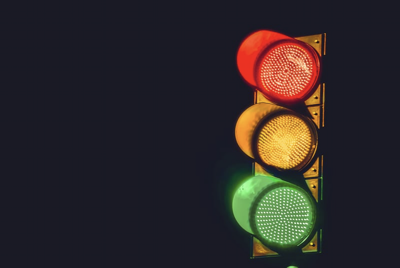
#> input picture visionCode/sampleImages/road47.png, 400 x 268 px, found by its file name
$ python blobDetection.py
#> lines starting #> are read from the running program, lines starting #| are printed output that depends on the picture
from audioop import avg
from ssl import CHANNEL_BINDING_TYPES
import cv2
import numpy as np
from sympy import im

# Import images

# [69 lines left out: functions image2Blob_RGB, image2Blob_HSV, not called in this run]

def cleanNoise(imgPath):
    # https://docs.opencv.org/4.x/d4/d13/tutorial_py_filtering.html
#> called with imgPath = './visionCode/sampleImages/road47.png'
    img = cv2.imread(imgPath)
#> img is the input picture: shape (268, 400, 3); mean B, G, R 41.2, 40.1, 45.7

    shape = img.shape
#> shape = (268, 400, 3)
    print("Image size: ", shape)
#| Image size:  (268, 400, 3)

    grayImg = cv2.cvtColor(img, cv2.COLOR_BGR2GRAY)
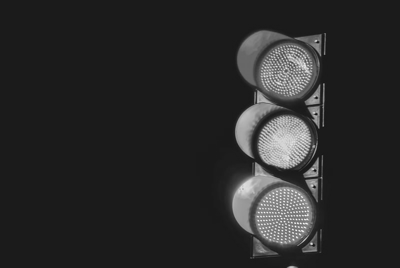
#> grayImg: shape (268, 400); min 18, max 246, mean 41.7

    noisy = sp_noise(grayImg, 0.04)
#> in sp_noise, `image[probs > 1 - (prob / 2)] = white`:
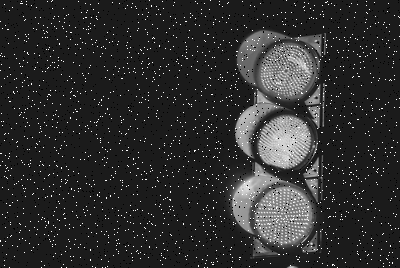
#> image: shape (268, 400); min 0, max 255, mean 45.2

    kernel = (7,7) # Kernel, how many pixels will be blured at the same time
    gausBlur = cv2.GaussianBlur(noisy, kernel, 0) # O std
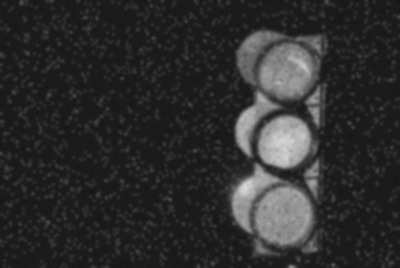
#> gausBlur: shape (268, 400); min 20, max 214, mean 45.2

    avgBlur = cv2.blur(noisy, kernel)

    # Merge all images into a sigle one
    row1 = np.concatenate((grayImg, noisy), axis= 1)
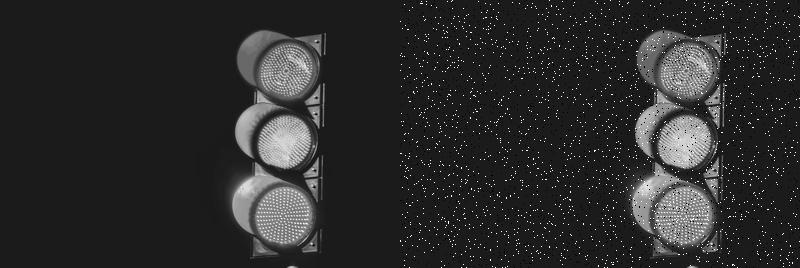
#> row1: shape (268, 800); min 0, max 255, mean 43.5
    row2 = np.concatenate((gausBlur, avgBlur), axis= 1)
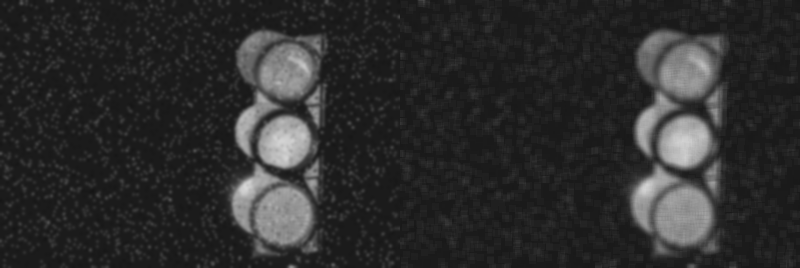
#> row2: shape (268, 800); min 20, max 214, mean 45.2
    all = np.concatenate((row1, row2), axis= 0)
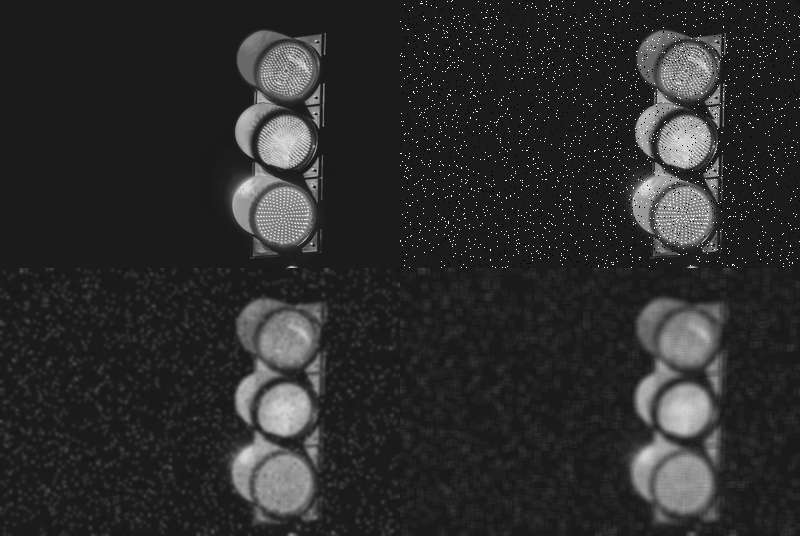
#> all: shape (536, 800); min 0, max 255, mean 44.3

    cv2.imshow("Image noise", all)

    cv2.waitKey(0)

def sp_noise(image, prob):
    '''
    Add salt and pepper noise to image
    prob: Probability of the noise
    from: https://gist.github.com/lucaswiman/1e877a164a69f78694f845eab45c381a
    '''
    image = image.copy()
    if len(image.shape) == 2:
        black = 0
        white = 255
    else:
        colorspace = image.shape[2]
        if colorspace == 3:  # RGB
            black = np.array([0, 0, 0], dtype='uint8')
            white = np.array([255, 255, 255], dtype='uint8')
        else:  # RGBA
            black = np.array([0, 0, 0, 255], dtype='uint8')
            white = np.array([255, 255, 255, 255], dtype='uint8')
    probs = np.random.random(image.shape[:2])
    image[probs < (prob / 2)] = black
    image[probs > 1 - (prob / 2)] = white
    return image

# [26 lines left out: functions addNoise2Gray, addNoise, not called in this run]

if __name__ == "__main__":
    path = r"./visionCode/sampleImages/road47.png"

    #image2Blob_HSV(path)

    cleanNoise(path)

$ run again, with visionCode/sampleImages/road149.png copied over visionCode/sampleImages/road47.png
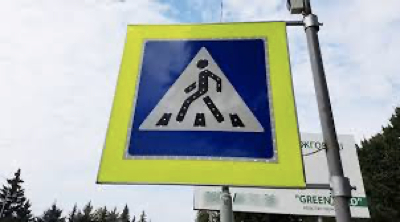
#> input picture visionCode/sampleImages/road149.png, 400 x 222 px, found by its file name
#> in cleanNoise, img is the input picture: shape (222, 400, 3); mean B, G, R 165.1, 172, 164.6
#| Image size:  (222, 400, 3)
#> in cleanNoise, `row2 = np.concatenate((gausBlur, avgBlur), axis= 1)`:
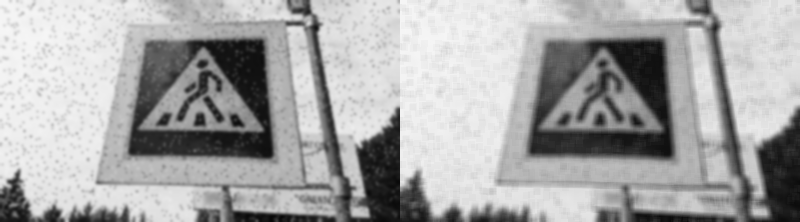
#> row2: shape (222, 800); min 7, max 246, mean 167.3
#> in cleanNoise, `all = np.concatenate((row1, row2), axis= 0)`:
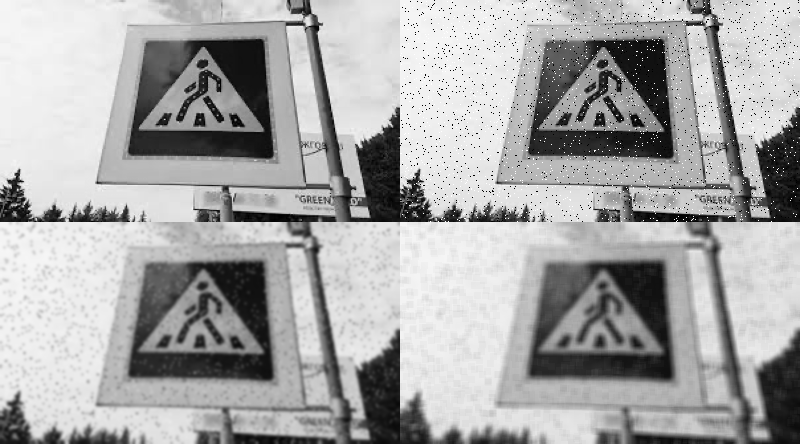
#> all: shape (444, 800); min 0, max 255, mean 167.7

$ run again, with visionCode/sampleImages/road151.png copied over visionCode/sampleImages/road47.png
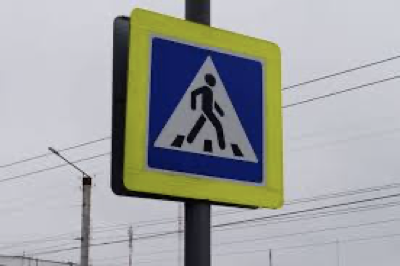
#> input picture visionCode/sampleImages/road151.png, 400 x 266 px, found by its file name
#> in cleanNoise, img is the input picture: shape (266, 400, 3); mean B, G, R 162, 161.9, 159.7
#| Image size:  (266, 400, 3)
#> in cleanNoise, `row2 = np.concatenate((gausBlur, avgBlur), axis= 1)`:
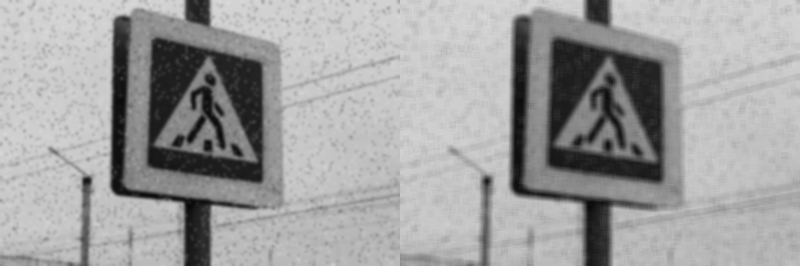
#> row2: shape (266, 800); min 7, max 218, mean 159.9
#> in cleanNoise, `all = np.concatenate((row1, row2), axis= 0)`:
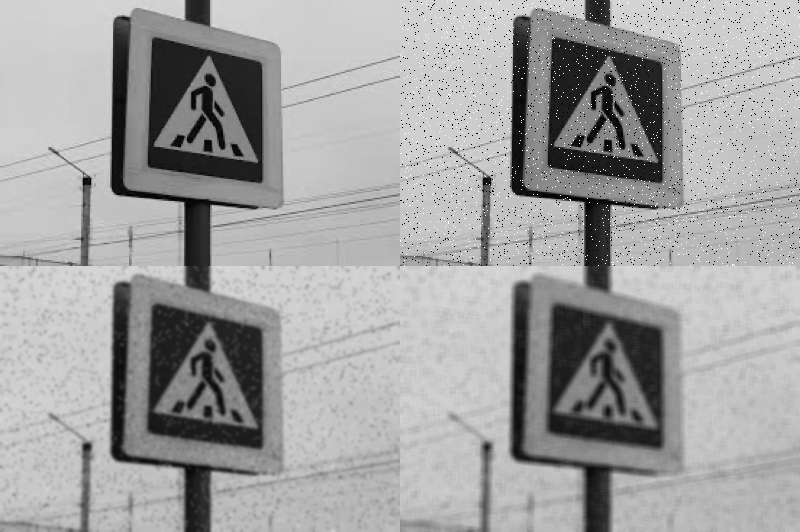
#> all: shape (532, 800); min 0, max 255, mean 160.3
